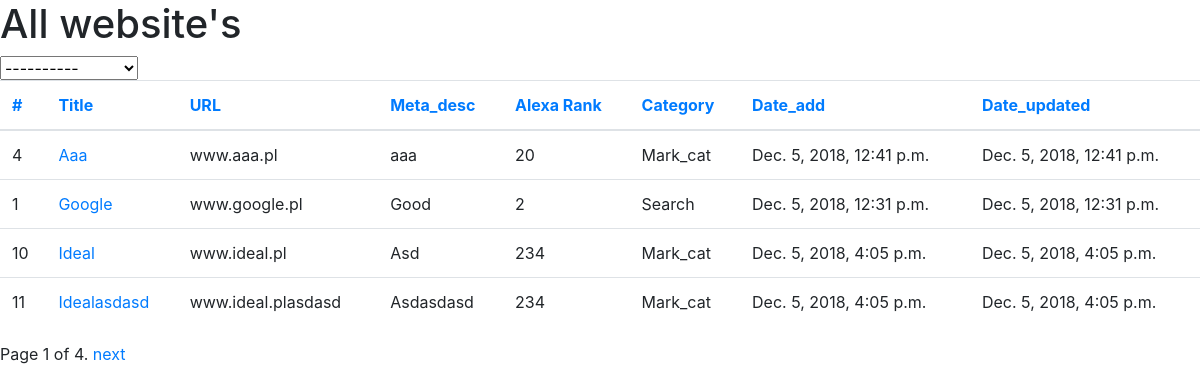
The app's page /websites/?order_by=title with its own data.
### scraper/models.py (models this page shows, shortened)
class Website(models.Model):
    url = models.CharField(max_length=1000)
    title = models.CharField(max_length=1000)
    meta_description = models.CharField(max_length=1000)
    alexa_rank = models.IntegerField()
    category = models.ForeignKey(WebsiteCategory, on_delete=models.CASCADE)
    date_added = models.DateTimeField(auto_now_add=True)
    date_updated = models.DateTimeField(auto_now=True)

class WebsiteCategory(models.Model):
    name = models.CharField(max_length=1000)
    description = models.CharField(max_length=10000)
    date_added = models.DateTimeField(auto_now_add=True)
    date_updated = models.DateTimeField(auto_now=True)
    def __str__(self):
        return self.name

### scraper/views.py (the view)
# urls.py: path("websites/", WebsiteListView.as_view(), name="WebsiteListView"),
class WebsiteListView(ListView):
    context_object_name = "website_list"
    paginate_by = 4
    def get_queryset(self):
        if self.request.GET.get('category'):
            filter_val = self.request.GET.get('category')
            order = self.request.GET.get('order_by', 'id')
            new_context = Website.objects.filter(
                category__name=filter_val,
            ).order_by(order)
            return new_context
        else:
            order = self.request.GET.get('order_by', 'id')
            new_context = Website.objects.all().order_by(order)
            return new_context
    def get_context_data(self, **kwargs):
        context = super(WebsiteListView, self).get_context_data(**kwargs)
        context['category'] = self.request.GET.get('category')
        context['order_by'] = self.request.GET.get('order_by', 'id')
        context['categories'] = WebsiteCategory.objects.all()
        return context

### templates/scraper/website_list.html (shortened to what this page needs)
<!DOCTYPE html>
<html lang="en">
<head>
    <link rel="stylesheet" href="https://stackpath.bootstrapcdn.com/bootstrap/4.1.3/css/bootstrap.min.css"
>
</head>
<body>
{% if website_list %}
    <h1>All website's {% if category %}for category: {{ category }}{% endif %}</h1>
    <select onchange="location = this.value;">
    <option value="{% url "WebsiteListView" %}">----------</option>
    </select>
    <table class="table" id="movie">
        <thead>
        <tr>
            <th scope="col"><a href={% url "WebsiteListView" %}?order_by=id{% if category %}&category={{ category }}{% endif %}>#</a></th>
            <th scope="col"><a href={% url "WebsiteListView" %}?order_by=title{% if category %}&category={{ category }}{% endif %}>Title</a></th>
            <th scope="col"><a href={% url "WebsiteListView" %}?order_by=url{% if category %}&category={{ category }}{% endif %}>URL</a></th>
            <th scope="col"><a href={% url "WebsiteListView" %}?order_by=meta_description{% if category %}&category={{ category }}{% endif %}>Meta_desc</a></th>
            <th scope="col"><a href={% url "WebsiteListView" %}?order_by=alexa_rank{% if category %}&category={{ category }}{% endif %}>Alexa Rank</a></th>
            <th scope="col"><a href={% url "WebsiteListView" %}?order_by=category{% if category %}&category={{ category }}{% endif %}>Category</a></th>
            <th scope="col"><a href={% url "WebsiteListView" %}?order_by=date_added{% if category %}&category={{ category }}{% endif %}>Date_add</a></th>
            <th scope="col"><a href={% url "WebsiteListView" %}?order_by=date_updated{% if category %}&category={{ category }}{% endif %}>Date_updated</a></th>
        </tr>
        </thead>
        <tbody>
        {% for website in website_list %}
            <tr>
                <td>{{ website.id }}</td>
                <td><a href="{% url "WebsiteListView" %}{{ website.id }}">{{ website.title }}</a></td>
                <td>{{ website.url }}</td>
                <td>{{ website.meta_description }}</td>
                <td>{{ website.alexa_rank }}</td>
                <td>{{ website.category }}</td>
                <td>{{ website.date_added }}</td>
                <td>{{ website.date_updated }}</td>
            </tr>
        {% endfor %}
        </tbody>
    </table>
    {% if is_paginated %}
        <div class="pagination">
            <span class="page-links">
                <span class="page-current">
                    Page {{ page_obj.number }} of {{ page_obj.paginator.num_pages }}.
                </span>
                {% if page_obj.has_next %}
                    <a href="{% url "WebsiteListView" %}?page={{ page_obj.next_page_number }}{% if order_by %}&order_by={{ order_by }}{% endif %}{% if category %}&category={{ category }}{% endif %}">next</a>
                {% endif %}
            </span>
        </div>
    {% endif %}
{% else %}
    <h3>No website found in database!</h3>
{% endif %}
</body>
</html>

### records on screen
Website: id "4", title "Aaa", url "www.aaa.pl", meta_description "aaa", alexa_rank "20", category "Mark_cat", date_added "Dec. 5, 2018, 12:41 p.m.", date_updated "Dec. 5, 2018, 12:41 p.m."
Website: id "1", title "Google", url "www.google.pl", meta_description "Good", alexa_rank "2", category "Search", date_added "Dec. 5, 2018, 12:31 p.m.", date_updated "Dec. 5, 2018, 12:31 p.m."
Website: id "10", title "Ideal", url "www.ideal.pl", meta_description "Asd", alexa_rank "234", category "Mark_cat", date_added "Dec. 5, 2018, 4:05 p.m.", date_updated "Dec. 5, 2018, 4:05 p.m."
Website: id "11", title "Idealasdasd", url "www.ideal.plasdasd", meta_description "Asdasdasd", alexa_rank "234", category "Mark_cat", date_added "Dec. 5, 2018, 4:05 p.m.", date_updated "Dec. 5, 2018, 4:05 p.m."

### other values on screen
{{ page_obj.number }} "1"
{{ page_obj.paginator.num_pages }} "4"
